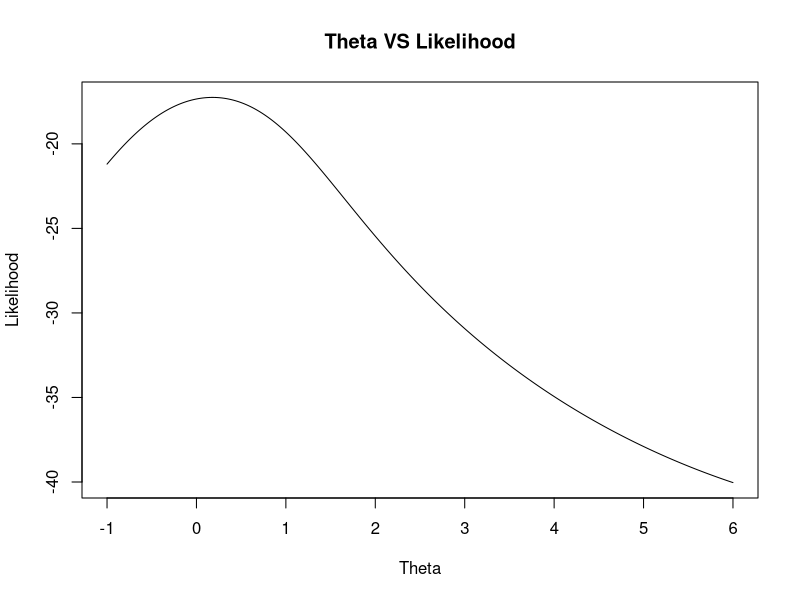

The R script that drew this image: (Note: this script raises an error after producing the figure.)
###3(b)
rm(list = ls())
n=9
y = c(-0.774,0.597,7.575, 0.397,-0.865,-0.318,-0.125,0.961,1.039)

Lik_func <- function(theta,y){
  val = -n*log(pi)-sum(log(1+(y-theta)^2))
  return(val)
}

Sco_func <- function(theta,y){
  val = sum(-2*(y-theta)/(1+(y-theta)^2))
  return(val)
}

Ob_fish_func <- function(theta,y){
  val = -sum((2-2*(y-theta)^2)/(1+(y-theta)^2)^2)
  return(val)
}

Ex_fish_func <- function(theta,y){
  val = -2/length(y)
}

###Initialize theta
theta_0 = 0
theta_1 = 1
k = 1
#theta_arr = lik_arr = c()
###Newton Raphson
while (abs(theta_1-theta_0)>0.01){
#  theta_arr[k] = theta_1
#  lik_arr[k] = Lik_func(theta_1,y)
  theta_0 = theta_1
  k = k+1
  theta_1 = theta_0 + Sco_func(theta_0,y)/Ob_fish_func(theta_0,y)
}
print(paste0("k = ",k," beta = ",theta_1))
###"k = 4 theta = 0.17918627636346" suggests using the Newton Raphson method with threshold 0.01 and starting point 1, the theta can be estimated at the 4th iteration and equal to 0.179.

###Scoring Method
theta_0 = 0
theta_1 = 1
k = 1
#theta_arr = lik_arr = c()
###Scoring Method
while (abs(theta_1-theta_0)>0.01){
#  theta_arr[k] = theta_1
#  lik_arr[k] = Lik_func(theta_1,y)
  theta_0 = theta_1
  k = k+1
  theta_1 = theta_0 + Sco_func(theta_0,y)/Ex_fish_func(theta_0,y)
}
print(paste0("k = ",k," beta = ",theta_1))
###"k = 51978 theta = 0.187783745581135" suggests using the Scoring method with threshold 0.01 and starting point 1, the theta can be estimated at the 51978th iteration and equal to 0.188.

###Theta VS Likelihood
theta_arr = seq(from = -1, to = 6, by = 0.01)
lik_arr = c()
for (i in 1:length(theta_arr)){
  lik_arr[i] = Lik_func(theta_arr[i],y)
}
plot(theta_arr, lik_arr, type = "l", main = "Theta VS Likelihood", xlab = "Theta", ylab = "Likelihood")



###3(c)
rm(list = ls())
n = 3
y = c(0,5,9)

Lik_func <- function(theta,y){
  val = -n*log(pi)-sum(log(1+(y-theta)^2))
  return(val)
}

Sco_func <- function(theta,y){
  val = sum(-2*(y-theta)/(1+(y-theta)^2))
  return(val)
}

Ob_fish_func <- function(theta,y){
  val = -sum((2-2*(y-theta)^2)/(1+(y-theta)^2)^2)
  return(val)
}

Ex_fish_func <- function(theta,y){
  val = -2/length(y)
}

###Initialize theta
theta_0 = 0
theta_1 = 10  ###-1, 4.67, 10
k = 1
#theta_arr = lik_arr = c()
###Newton Raphson
while (abs(theta_1-theta_0)>0.01){
  #  theta_arr[k] = theta_1
  #  lik_arr[k] = Lik_func(theta_1,y)
  theta_0 = theta_1
  k = k+1
  theta_1 = theta_0 + Sco_func(theta_0,y)/Ob_fish_func(theta_0,y)
}
print(paste0("k = ",k," beta = ",theta_1))
###theta_0 = -1: it doesn't converge.
###theta_0 = 4.67: it converges to 5.047 at the 4th iteration.
###theta_0 = 10: it doesn't converge.

###Scoring Method
theta_0 = 0
theta_1 = 10 ###-1, 4.67, 10
k = 1
#theta_arr = lik_arr = c()
###Scoring Method
while (abs(theta_1-theta_0)>0.01){
  #  theta_arr[k] = theta_1
  #  lik_arr[k] = Lik_func(theta_1,y)
  print(theta_1)
  theta_0 = theta_1
  k = k+1
  theta_1 = theta_0 + Sco_func(theta_0,y)/Ex_fish_func(theta_0,y)
}
print(paste0("k = ",k," beta = ",theta_1))
###theta_0 = -1: it converges to 0.358 at the 27th iteration
###theta_0 = 4.67: it doesn't converge.
###theta_0 = 11: it converges to 8.548 at the 11th iteration.

###Theta VS Likelihood
theta_arr = seq(from = -1, to = 10, by = 0.01)
lik_arr = c()
for (i in 1:length(theta_arr)){
  lik_arr[i] = Lik_func(theta_arr[i],y)
}
plot(theta_arr, lik_arr, type = "l", main = "Theta VS Likelihood", xlab = "Theta", ylab = "Likelihood")

###Comments: The starting point selection is very important for both algorithm. The bad staring point cause the local maximization even convergence failure.
